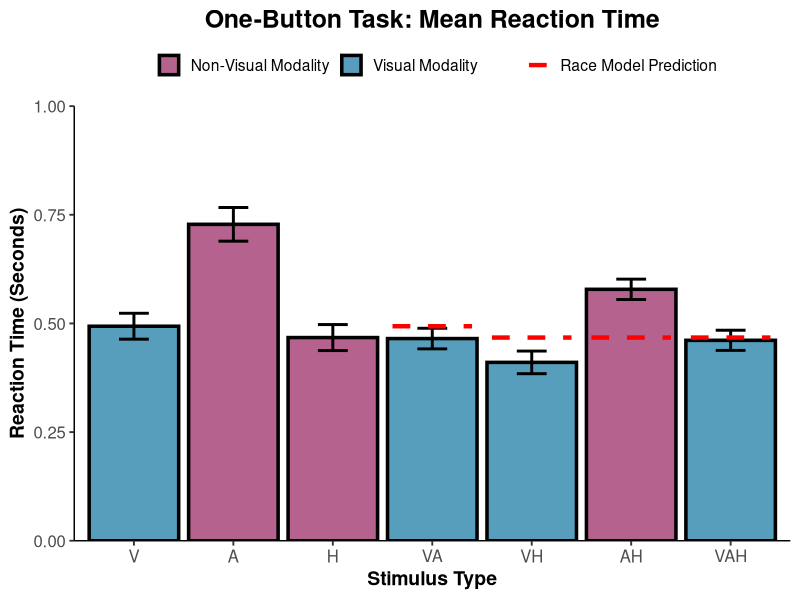
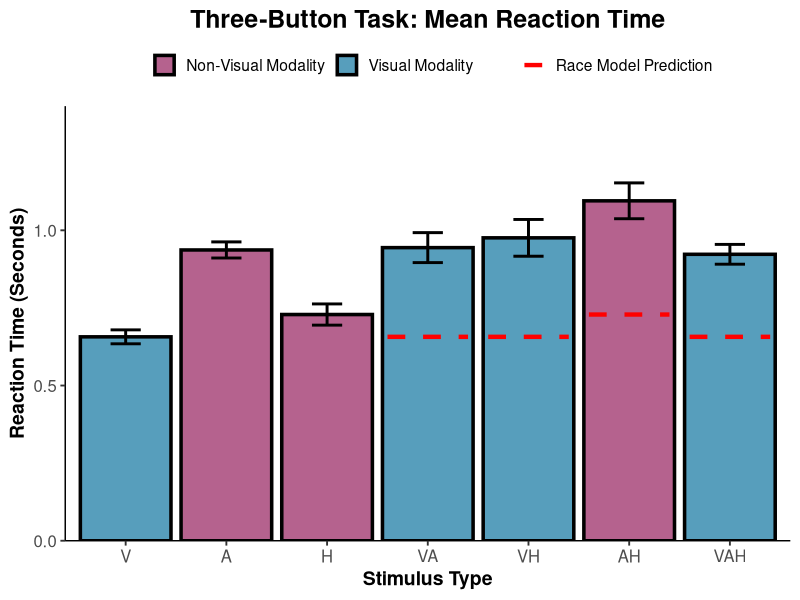
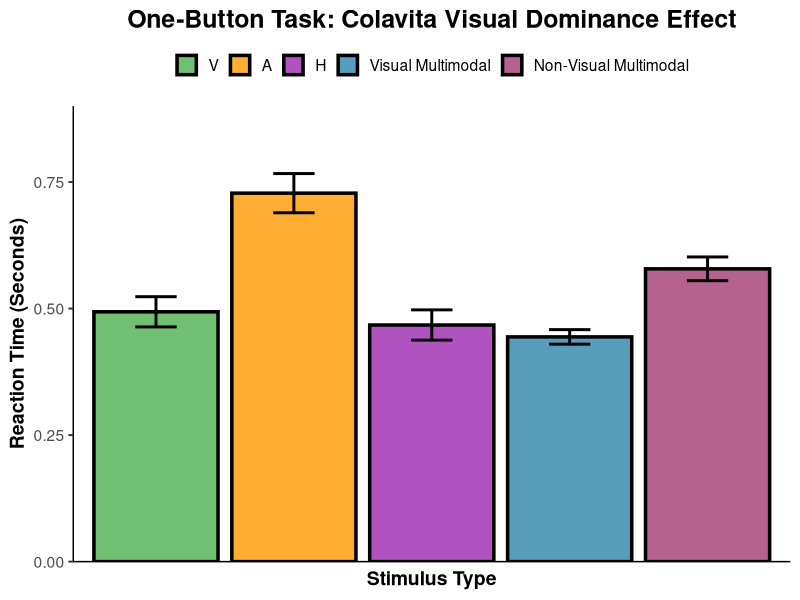
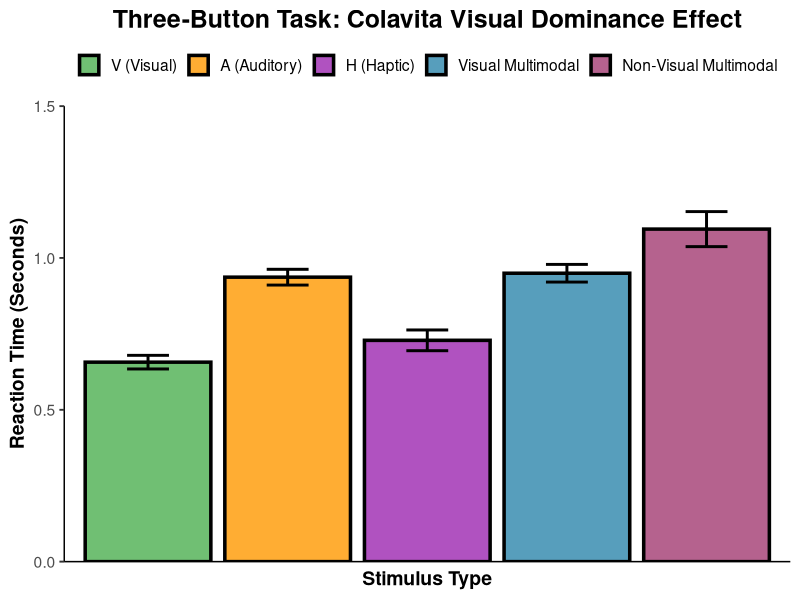

Generate these figures, in order, with R:
# ============================================================================
# Create Figures - MINIMAL VERSION (No xml2/rvest needed)
# Works with: dplyr, readr, ggplot2 only
# ============================================================================

# Load only what we need (these should have installed successfully)
library(dplyr)
library(readr)
library(ggplot2)

# ============================================================================
# STEP 1: Load and Prepare Data
# ============================================================================

# Set your working directory
setwd("/Users/dylanpham/Documents/GitHub/Reaction-Time-App-Mohala-Lab-")

# Load one-button data
one_button_1 <- read_csv("one_button_reaction_data_1.csv")
one_button_2 <- read_csv("one_button_reaction_data_2.csv")
one_button_3 <- read_csv("one_button_reaction_data_3.csv")

# Load three-button data
three_button_1 <- read_csv("three_button_reaction_data_1.csv")
three_button_2 <- read_csv("three_button_reaction_data_2.csv")
three_button_3 <- read_csv("three_button_reaction_data_3.csv")

# Combine datasets
one_button <- bind_rows(one_button_1, one_button_2, one_button_3)
three_button <- bind_rows(three_button_1, three_button_2, three_button_3)

# Filter for correct responses only
one_correct <- one_button[one_button$FeltCorrectly == "YES", ]
three_correct <- three_button[three_button$FeltCorrectly == "YES", ]

cat("One-button correct trials:", nrow(one_correct), "\n")
cat("Three-button correct trials:", nrow(three_correct), "\n")

# ============================================================================
# STEP 2: Calculate Race Model Predictions
# ============================================================================

# Get unimodal mean RTs (one-button task)
V_mean <- mean(one_correct$ReactionTime_seconds[one_correct$Stimulus == "V"])
A_mean <- mean(one_correct$ReactionTime_seconds[one_correct$Stimulus == "A"])
H_mean <- mean(one_correct$ReactionTime_seconds[one_correct$Stimulus == "H"])

# Print them
cat("\n=== RACE MODEL PREDICTIONS (One-Button Task) ===\n")
cat(sprintf("V alone: %.3f s\n", V_mean))
cat(sprintf("A alone: %.3f s\n", A_mean))
cat(sprintf("H alone: %.3f s\n", H_mean))

# Calculate race model predictions
race_predictions <- data.frame(
  Stimulus = c("VA", "VH", "AH", "VAH"),
  RaceModel = c(
    min(V_mean, A_mean),
    min(V_mean, H_mean),
    min(A_mean, H_mean),
    min(V_mean, A_mean, H_mean)
  )
)

print(race_predictions)

# Get unimodal mean RTs (three-button task)
V_mean_3 <- mean(three_correct$RT1_seconds[three_correct$Stimulus == "V"], na.rm = TRUE)
A_mean_3 <- mean(three_correct$RT1_seconds[three_correct$Stimulus == "A"], na.rm = TRUE)
H_mean_3 <- mean(three_correct$RT1_seconds[three_correct$Stimulus == "H"], na.rm = TRUE)

# Race model for three-button
race_predictions_3 <- data.frame(
  Stimulus = c("VA", "VH", "AH", "VAH"),
  RaceModel = c(
    min(V_mean_3, A_mean_3),
    min(V_mean_3, H_mean_3),
    min(A_mean_3, H_mean_3),
    min(V_mean_3, A_mean_3, H_mean_3)
  )
)

# ============================================================================
# FIGURE 1: One-Button Task - Mean RT by Stimulus Type
# ============================================================================

# Calculate summary statistics
one_summary <- one_correct %>%
  group_by(Stimulus) %>%
  summarise(
    mean_RT = mean(ReactionTime_seconds),
    sem_RT = sd(ReactionTime_seconds) / sqrt(n()),
    .groups = 'drop'
  )

# Add visual-containing indicator
one_summary$visual_containing <- ifelse(grepl("V", one_summary$Stimulus), "Visual", "Non-Visual")

# Order stimuli
one_summary$Stimulus <- factor(one_summary$Stimulus, levels = c("V", "A", "H", "VA", "VH", "AH", "VAH"))

# Add race model predictions
one_summary <- merge(one_summary, race_predictions, by = "Stimulus", all.x = TRUE)

# Create Figure 1
fig1 <- ggplot(one_summary, aes(x = Stimulus, y = mean_RT, fill = visual_containing)) +
  geom_bar(stat = "identity", color = "black", size = 1.2, alpha = 0.8) +
  geom_errorbar(aes(ymin = mean_RT - sem_RT, ymax = mean_RT + sem_RT),
                width = 0.3, size = 1) +
  # Add race model lines for multimodal conditions
  geom_segment(data = one_summary[!is.na(one_summary$RaceModel), ],
               aes(x = as.numeric(Stimulus) - 0.4, xend = as.numeric(Stimulus) + 0.4,
                   y = RaceModel, yend = RaceModel, linetype = "Race Model"),
               color = "red", size = 1.5) +
  scale_fill_manual(values = c("Visual" = "#2E86AB", "Non-Visual" = "#A23B72"),
                    name = "",
                    labels = c("Non-Visual" = "Non-Visual Modality", "Visual" = "Visual Modality")) +
  scale_linetype_manual(values = c("Race Model" = "dashed"),
                        name = "",
                        labels = c("Race Model Prediction")) +
  scale_y_continuous(expand = c(0, 0), limits = c(0, 1.0)) +
  labs(
    title = "One-Button Task: Mean Reaction Time",
    x = "Stimulus Type",
    y = "Reaction Time (Seconds)"
  ) +
  theme_classic(base_size = 14) +
  theme(
    plot.title = element_text(face = "bold", size = 18, hjust = 0.5),
    axis.title = element_text(face = "bold"),
    axis.text = element_text(size = 12),
    legend.position = "top",
    axis.line = element_line(color = "black",
                            linewidth = 0.5,
                            linetype = 1))

# Save Figure 1
ggsave("Figure1_OneButton_MeanRT.png", fig1, width = 10, height = 6, dpi = 300)
cat("\n✓ Figure 1 saved: Figure1_OneButton_MeanRT.png\n")

# ============================================================================
# FIGURE 2: Three-Button Task - Mean RT by Stimulus Type
# ============================================================================

# Calculate summary statistics
three_summary <- three_correct %>%
  group_by(Stimulus) %>%
  summarise(
    mean_RT = mean(RT1_seconds, na.rm = TRUE),
    sem_RT = sd(RT1_seconds, na.rm = TRUE) / sqrt(n()),
    .groups = 'drop'
  )

three_summary$visual_containing <- ifelse(grepl("V", three_summary$Stimulus), "Visual", "Non-Visual")
three_summary$Stimulus <- factor(three_summary$Stimulus, levels = c("V", "A", "H", "VA", "VH", "AH", "VAH"))
three_summary <- merge(three_summary, race_predictions_3, by = "Stimulus", all.x = TRUE)

# Create Figure 2
fig2 <- ggplot(three_summary, aes(x = Stimulus, y = mean_RT, fill = visual_containing)) +
  geom_bar(stat = "identity", color = "black", size = 1.2, alpha = 0.8) +
  geom_errorbar(aes(ymin = mean_RT - sem_RT, ymax = mean_RT + sem_RT),
                width = 0.3, size = 1) +
  geom_segment(data = three_summary[!is.na(three_summary$RaceModel), ],
               aes(x = as.numeric(Stimulus) - 0.4, xend = as.numeric(Stimulus) + 0.4,
                   y = RaceModel, yend = RaceModel, linetype = "Race Model"),
               color = "red", size = 1.5) +
  scale_fill_manual(values = c("Visual" = "#2E86AB", "Non-Visual" = "#A23B72"),
                    name = "",
                    labels = c("Non-Visual" = "Non-Visual Modality", "Visual" = "Visual Modality")) +
  scale_linetype_manual(values = c("Race Model" = "dashed"),
                        name = "",
                        labels = c("Race Model Prediction")) +
  scale_y_continuous(expand = c(0, 0), limits = c(0, 1.4)) +
  labs(
    title = "Three-Button Task: Mean Reaction Time",
    x = "Stimulus Type",
    y = "Reaction Time (Seconds)"
  ) +
  theme_classic(base_size = 14) +
  theme(
    plot.title = element_text(face = "bold", size = 18, hjust = 0.5),
    axis.title = element_text(face = "bold"),
    axis.text = element_text(size = 12),
    legend.position = "top",
    axis.line = element_line(color = "black",
                             linewidth = 0.5,
                             linetype = 1))

# Save Figure 2
ggsave("Figure2_ThreeButton_MeanRT.png", fig2, width = 10, height = 6, dpi = 300)
cat("✓ Figure 2 saved: Figure2_ThreeButton_MeanRT.png\n")

# ============================================================================
# FIGURE 3: One-Button Task - Visual vs Non-Visual Comparison
# ============================================================================

# Calculate means for visual multimodal
vis_multi_data <- one_correct[one_correct$Stimulus %in% c("VA", "VH", "VAH"), ]
vis_multi_mean <- mean(vis_multi_data$ReactionTime_seconds)
vis_multi_sem <- sd(vis_multi_data$ReactionTime_seconds) / sqrt(nrow(vis_multi_data))

# Calculate means for non-visual multimodal
nonvis_multi_data <- one_correct[one_correct$Stimulus == "AH", ]
nonvis_multi_mean <- mean(nonvis_multi_data$ReactionTime_seconds)
nonvis_multi_sem <- sd(nonvis_multi_data$ReactionTime_seconds) / sqrt(nrow(nonvis_multi_data))

# Create comparison data
comparison_one <- data.frame(
  Category = factor(c("V", "A", "H", "Visual\nMultimodal", "Non-Visual\nMultimodal"),
                    levels = c("V", "A", "H", "Visual\nMultimodal", "Non-Visual\nMultimodal")),
  mean_RT = c(V_mean, A_mean, H_mean, vis_multi_mean, nonvis_multi_mean),
  sem_RT = c(
    sd(one_correct$ReactionTime_seconds[one_correct$Stimulus == "V"]) / sqrt(sum(one_correct$Stimulus == "V")),
    sd(one_correct$ReactionTime_seconds[one_correct$Stimulus == "A"]) / sqrt(sum(one_correct$Stimulus == "A")),
    sd(one_correct$ReactionTime_seconds[one_correct$Stimulus == "H"]) / sqrt(sum(one_correct$Stimulus == "H")),
    vis_multi_sem,
    nonvis_multi_sem
  ),
  Type = factor(c("V", "A", "H", "Visual-Multimodal", "Non-Visual-Multimodal"),
                levels = c("V", "A", "H", "Visual-Multimodal", "Non-Visual-Multimodal"))
)

# Create Figure 3
fig3 <- ggplot(comparison_one, aes(x = Category, y = mean_RT, fill = Type)) +
  geom_bar(stat = "identity", color = "black", size = 1.2, alpha = 0.8) +
  geom_errorbar(aes(ymin = mean_RT - sem_RT, ymax = mean_RT + sem_RT),
                width = 0.3, size = 1) +
  scale_fill_manual(values = c("V" = "#4CAF50",
                               "A" = "#FF9800", 
                               "H" = "#9C27B0",
                               "Visual-Multimodal" = "#2E86AB",
                               "Non-Visual-Multimodal" = "#A23B72"),
                    labels = c("V" = "V",
                               "A" = "A",
                               "H" = "H",
                               "Visual-Multimodal" = "Visual Multimodal",
                               "Non-Visual-Multimodal" = "Non-Visual Multimodal")) +
  scale_y_continuous(expand = c(0, 0), limits = c(0, 0.9)) +
  labs(
    title = "One-Button Task: Colavita Visual Dominance Effect",
    x = "Stimulus Type",
    y = "Reaction Time (Seconds)"
  ) +
  theme_classic(base_size = 14) +
  theme(
    plot.title = element_text(face = "bold", size = 18, hjust = 0.5),
    axis.title = element_text(face = "bold"),
    axis.text.x = element_blank(),
    axis.ticks.x = element_blank(),
    legend.position = "top",
    legend.title = element_blank(),
    axis.line = element_line(color = "black",
                             linewidth = 0.5,
                             linetype = 1))

# Save Figure 3
ggsave("Figure3_OneButton_Comparison.png", fig3, width = 12, height = 7, dpi = 300)
cat("✓ Figure 3 saved: Figure3_OneButton_Comparison.png\n")

# ============================================================================
# FIGURE 4: Three-Button Task - Visual vs Non-Visual Comparison
# ============================================================================

# Calculate means
vis_multi_data_3 <- three_correct[three_correct$Stimulus %in% c("VA", "VH", "VAH"), ]
vis_multi_mean_3 <- mean(vis_multi_data_3$RT1_seconds, na.rm = TRUE)
vis_multi_sem_3 <- sd(vis_multi_data_3$RT1_seconds, na.rm = TRUE) / sqrt(sum(!is.na(vis_multi_data_3$RT1_seconds)))

nonvis_multi_data_3 <- three_correct[three_correct$Stimulus == "AH", ]
nonvis_multi_mean_3 <- mean(nonvis_multi_data_3$RT1_seconds, na.rm = TRUE)
nonvis_multi_sem_3 <- sd(nonvis_multi_data_3$RT1_seconds, na.rm = TRUE) / sqrt(sum(!is.na(nonvis_multi_data_3$RT1_seconds)))

comparison_three <- data.frame(
  Category = factor(c("V", "A", "H", "Visual\nMultimodal", "Non-Visual\nMultimodal"),
                    levels = c("V", "A", "H", "Visual\nMultimodal", "Non-Visual\nMultimodal")),
  mean_RT = c(V_mean_3, A_mean_3, H_mean_3, vis_multi_mean_3, nonvis_multi_mean_3),
  sem_RT = c(
    sd(three_correct$RT1_seconds[three_correct$Stimulus == "V"], na.rm = TRUE) / sqrt(sum(three_correct$Stimulus == "V")),
    sd(three_correct$RT1_seconds[three_correct$Stimulus == "A"], na.rm = TRUE) / sqrt(sum(three_correct$Stimulus == "A")),
    sd(three_correct$RT1_seconds[three_correct$Stimulus == "H"], na.rm = TRUE) / sqrt(sum(three_correct$Stimulus == "H")),
    vis_multi_sem_3,
    nonvis_multi_sem_3
  ),
  Type = factor(c("V", "A", "H", "Visual-Multimodal", "Non-Visual-Multimodal"),
                levels = c("V", "A", "H", "Visual-Multimodal", "Non-Visual-Multimodal"))
)

pct_diff <- ((comparison_three$mean_RT[5] - comparison_three$mean_RT[4]) / comparison_three$mean_RT[4]) * 100

# Create Figure 4
fig4 <- ggplot(comparison_three, aes(x = Category, y = mean_RT, fill = Type)) +
  geom_bar(stat = "identity", color = "black", size = 1.2, alpha = 0.8) +
  geom_errorbar(aes(ymin = mean_RT - sem_RT, ymax = mean_RT + sem_RT),
                width = 0.3, size = 1) +
  scale_fill_manual(values = c("V" = "#4CAF50",
                               "A" = "#FF9800", 
                               "H" = "#9C27B0",
                               "Visual-Multimodal" = "#2E86AB",
                               "Non-Visual-Multimodal" = "#A23B72"),
                    labels = c("V" = "V (Visual)",
                               "A" = "A (Auditory)",
                               "H" = "H (Haptic)",
                               "Visual-Multimodal" = "Visual Multimodal",
                               "Non-Visual-Multimodal" = "Non-Visual Multimodal")) +
  scale_y_continuous(expand = c(0, 0), limits = c(0, 1.5)) +
  labs(
    title = "Three-Button Task: Colavita Visual Dominance Effect",
    x = "Stimulus Type",
    y = "Reaction Time (Seconds)"
  ) +
  theme_classic(base_size = 14) +
  theme(
    plot.title = element_text(face = "bold", size = 18, hjust = 0.5),
    axis.title = element_text(face = "bold"),
    axis.text.x = element_blank(),
    axis.ticks.x = element_blank(),
    legend.position = "top",
    legend.title = element_blank(),
    axis.line = element_line(color = "black",
                             linewidth = 0.5,
                             linetype = 1))

ggsave("Figure4_ThreeButton_Comparison.png", fig4, width = 12, height = 7, dpi = 300)
cat("✓ Figure 4 saved: Figure4_ThreeButton_Comparison.png\n")

# ============================================================================
# SUMMARY
# ============================================================================

cat("\n=== SUMMARY STATISTICS ===\n")
cat("\nONE-BUTTON TASK:\n")
cat(sprintf("  Visual Multimodal:     %.3f ± %.3f s\n", 
            comparison_one$mean_RT[4], comparison_one$sem_RT[4]))
cat(sprintf("  Non-Visual Multimodal: %.3f ± %.3f s\n",
            comparison_one$mean_RT[5], comparison_one$sem_RT[5]))
cat(sprintf("  Visual dominance: %.1f%% faster\n",
            ((comparison_one$mean_RT[5] - comparison_one$mean_RT[4]) / comparison_one$mean_RT[4]) * 100))

cat("\nTHREE-BUTTON TASK:\n")
cat(sprintf("  Visual Multimodal:     %.3f ± %.3f s\n",
            comparison_three$mean_RT[4], comparison_three$sem_RT[4]))
cat(sprintf("  Non-Visual Multimodal: %.3f ± %.3f s\n",
            comparison_three$mean_RT[5], comparison_three$sem_RT[5]))
cat(sprintf("  Visual dominance: %.1f%% faster\n", pct_diff))

cat("\n=== ALL FIGURES CREATED SUCCESSFULLY! ===\n")
cat("\nGenerated files:\n")
cat("  - Figure1_OneButton_MeanRT.png\n")
cat("  - Figure2_ThreeButton_MeanRT.png\n")
cat("  - Figure3_OneButton_Comparison.png\n")
cat("  - Figure4_ThreeButton_Comparison.png\n")
